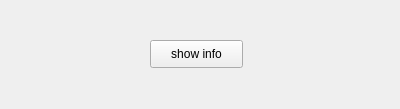
<?xml version="1.0" encoding="UTF-8"?>
<ui version="4.0">
 <class>Widget</class>
 <widget class="QWidget" name="Widget">
  <property name="geometry">
   <rect>
    <x>0</x>
    <y>0</y>
    <width>400</width>
    <height>109</height>
   </rect>
  </property>
  <property name="windowTitle">
   <string>Widget</string>
  </property>
  <widget class="QPushButton" name="pushButton">
   <property name="geometry">
    <rect>
     <x>150</x>
     <y>40</y>
     <width>93</width>
     <height>28</height>
    </rect>
   </property>
   <property name="text">
    <string>show info</string>
   </property>
  </widget>
 </widget>
 <layoutdefault spacing="6" margin="11"/>
 <resources/>
 <connections/>
</ui>
